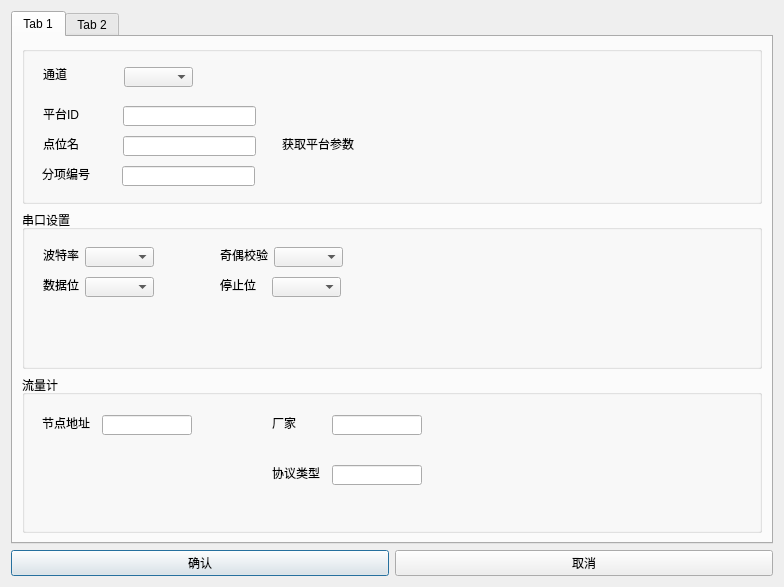
<?xml version="1.0" encoding="UTF-8"?>
<ui version="4.0">
 <class>SerialPort_Editer</class>
 <widget class="QDialog" name="SerialPort_Editer">
  <property name="geometry">
   <rect>
    <x>0</x>
    <y>0</y>
    <width>784</width>
    <height>587</height>
   </rect>
  </property>
  <property name="windowTitle">
   <string>Dialog</string>
  </property>
  <layout class="QHBoxLayout" name="horizontalLayout_2">
   <item>
    <layout class="QGridLayout" name="gridLayout">
     <item row="1" column="0">
      <layout class="QHBoxLayout" name="horizontalLayout">
       <item>
        <widget class="QPushButton" name="ConfirmBtn">
         <property name="text">
          <string>确认</string>
         </property>
        </widget>
       </item>
       <item>
        <widget class="QPushButton" name="CancelBtn">
         <property name="text">
          <string>取消</string>
         </property>
        </widget>
       </item>
      </layout>
     </item>
     <item row="0" column="0">
      <widget class="QTabWidget" name="tabWidget">
       <property name="currentIndex">
        <number>0</number>
       </property>
       <widget class="QWidget" name="BaseTab">
        <attribute name="title">
         <string>Tab 1</string>
        </attribute>
        <layout class="QGridLayout" name="gridLayout_2">
         <item row="0" column="0">
          <layout class="QVBoxLayout" name="verticalLayout_2">
           <item>
            <widget class="QGroupBox" name="groupBox">
             <property name="title">
              <string/>
             </property>
             <widget class="QLabel" name="label">
              <property name="geometry">
               <rect>
                <x>21</x>
                <y>20</y>
                <width>24</width>
                <height>16</height>
               </rect>
              </property>
              <property name="text">
               <string>通道</string>
              </property>
             </widget>
             <widget class="QComboBox" name="ChannelCBX">
              <property name="geometry">
               <rect>
                <x>102</x>
                <y>21</y>
                <width>69</width>
                <height>20</height>
               </rect>
              </property>
             </widget>
             <widget class="QLabel" name="label_2">
              <property name="geometry">
               <rect>
                <x>21</x>
                <y>60</y>
                <width>41</width>
                <height>16</height>
               </rect>
              </property>
              <property name="text">
               <string>平台ID</string>
              </property>
             </widget>
             <widget class="QLineEdit" name="SubPrjNameID">
              <property name="geometry">
               <rect>
                <x>101</x>
                <y>60</y>
                <width>133</width>
                <height>20</height>
               </rect>
              </property>
             </widget>
             <widget class="QLineEdit" name="SubPrjName">
              <property name="geometry">
               <rect>
                <x>101</x>
                <y>90</y>
                <width>133</width>
                <height>20</height>
               </rect>
              </property>
             </widget>
             <widget class="QLabel" name="label_17">
              <property name="geometry">
               <rect>
                <x>21</x>
                <y>90</y>
                <width>41</width>
                <height>16</height>
               </rect>
              </property>
              <property name="text">
               <string>点位名</string>
              </property>
             </widget>
             <widget class="QLineEdit" name="SubPrjNum">
              <property name="geometry">
               <rect>
                <x>100</x>
                <y>120</y>
                <width>133</width>
                <height>20</height>
               </rect>
              </property>
             </widget>
             <widget class="QLabel" name="label_18">
              <property name="geometry">
               <rect>
                <x>20</x>
                <y>120</y>
                <width>51</width>
                <height>16</height>
               </rect>
              </property>
              <property name="text">
               <string>分项编号</string>
              </property>
             </widget>
             <widget class="QLabel" name="Linklable">
              <property name="geometry">
               <rect>
                <x>260</x>
                <y>90</y>
                <width>91</width>
                <height>16</height>
               </rect>
              </property>
              <property name="text">
               <string>获取平台参数</string>
              </property>
             </widget>
            </widget>
           </item>
           <item>
            <widget class="QGroupBox" name="groupBox_2">
             <property name="title">
              <string>串口设置</string>
             </property>
             <widget class="QComboBox" name="ParityCBX">
              <property name="geometry">
               <rect>
                <x>252</x>
                <y>37</y>
                <width>69</width>
                <height>20</height>
               </rect>
              </property>
             </widget>
             <widget class="QLabel" name="label_6">
              <property name="geometry">
               <rect>
                <x>198</x>
                <y>37</y>
                <width>48</width>
                <height>16</height>
               </rect>
              </property>
              <property name="text">
               <string>奇偶校验</string>
              </property>
             </widget>
             <widget class="QLabel" name="label_7">
              <property name="geometry">
               <rect>
                <x>21</x>
                <y>67</y>
                <width>36</width>
                <height>16</height>
               </rect>
              </property>
              <property name="text">
               <string>数据位</string>
              </property>
             </widget>
             <widget class="QComboBox" name="BaudRateCBX">
              <property name="geometry">
               <rect>
                <x>63</x>
                <y>37</y>
                <width>69</width>
                <height>20</height>
               </rect>
              </property>
             </widget>
             <widget class="QComboBox" name="StopBitCBX">
              <property name="geometry">
               <rect>
                <x>250</x>
                <y>67</y>
                <width>69</width>
                <height>20</height>
               </rect>
              </property>
             </widget>
             <widget class="QComboBox" name="DataBitsCBX">
              <property name="geometry">
               <rect>
                <x>63</x>
                <y>67</y>
                <width>69</width>
                <height>20</height>
               </rect>
              </property>
             </widget>
             <widget class="QLabel" name="label_8">
              <property name="geometry">
               <rect>
                <x>21</x>
                <y>37</y>
                <width>36</width>
                <height>16</height>
               </rect>
              </property>
              <property name="text">
               <string>波特率</string>
              </property>
             </widget>
             <widget class="QLabel" name="label_5">
              <property name="geometry">
               <rect>
                <x>198</x>
                <y>67</y>
                <width>36</width>
                <height>16</height>
               </rect>
              </property>
              <property name="text">
               <string>停止位</string>
              </property>
             </widget>
            </widget>
           </item>
           <item>
            <widget class="QGroupBox" name="groupBox_4">
             <property name="title">
              <string>流量计</string>
             </property>
             <widget class="QLabel" name="label_4">
              <property name="geometry">
               <rect>
                <x>250</x>
                <y>40</y>
                <width>41</width>
                <height>16</height>
               </rect>
              </property>
              <property name="text">
               <string>厂家</string>
              </property>
             </widget>
             <widget class="QLineEdit" name="Protocol">
              <property name="geometry">
               <rect>
                <x>310</x>
                <y>90</y>
                <width>90</width>
                <height>20</height>
               </rect>
              </property>
             </widget>
             <widget class="QLineEdit" name="Manufacture">
              <property name="geometry">
               <rect>
                <x>310</x>
                <y>40</y>
                <width>90</width>
                <height>20</height>
               </rect>
              </property>
             </widget>
             <widget class="QLabel" name="label_20">
              <property name="geometry">
               <rect>
                <x>250</x>
                <y>90</y>
                <width>51</width>
                <height>16</height>
               </rect>
              </property>
              <property name="text">
               <string>协议类型</string>
              </property>
             </widget>
             <widget class="QLineEdit" name="SlaveID">
              <property name="geometry">
               <rect>
                <x>80</x>
                <y>40</y>
                <width>90</width>
                <height>20</height>
               </rect>
              </property>
             </widget>
             <widget class="QLabel" name="label_9">
              <property name="geometry">
               <rect>
                <x>20</x>
                <y>40</y>
                <width>51</width>
                <height>16</height>
               </rect>
              </property>
              <property name="text">
               <string>节点地址</string>
              </property>
             </widget>
            </widget>
           </item>
          </layout>
         </item>
        </layout>
       </widget>
       <widget class="QWidget" name="AlarmTab">
        <attribute name="title">
         <string>Tab 2</string>
        </attribute>
        <layout class="QGridLayout" name="gridLayout_4">
         <item row="0" column="0">
          <layout class="QVBoxLayout" name="verticalLayout">
           <item>
            <widget class="QGroupBox" name="groupBox_3">
             <property name="title">
              <string>报警开关</string>
             </property>
             <widget class="QCheckBox" name="EnableCBX">
              <property name="geometry">
               <rect>
                <x>10</x>
                <y>50</y>
                <width>59</width>
                <height>16</height>
               </rect>
              </property>
              <property name="text">
               <string>ENABLE</string>
              </property>
             </widget>
            </widget>
           </item>
          </layout>
         </item>
        </layout>
       </widget>
      </widget>
     </item>
    </layout>
   </item>
  </layout>
 </widget>
 <resources/>
 <connections/>
</ui>
